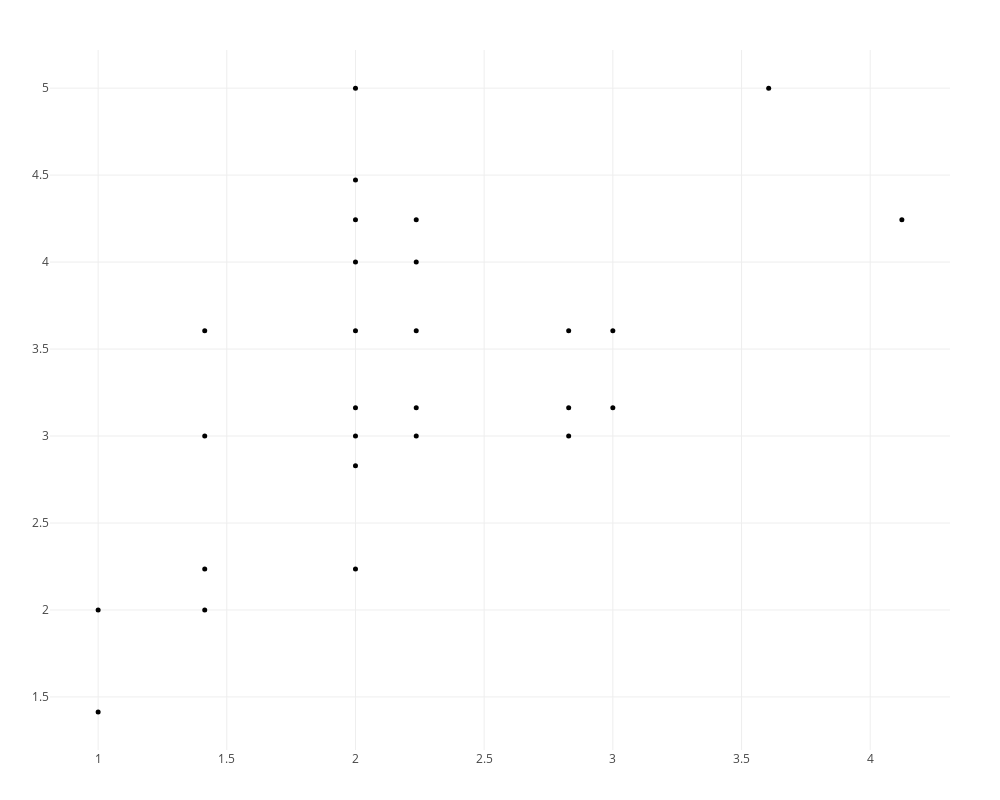

Source (notebook cell):
### Code cell
plotpersistencediagram_pjs(C,dim=1)

### Figure 1 — Plotly figure (JSON) as saved in the notebook; plotly's stock layout.template omitted (floating-point values rounded to 4 significant figures)
{"data": [{"hoverinfo": "x+y+text", "marker": {"color": "black", "size": 5}, "mode": "markers", "text": ["class/size  1/6, 2/12, 72/6, 73/6, 74/4, 75/6, 76/7, 77/5, 79/7, 80/4, 81/4, 82/9, 83/4, 84/5, 85/9, 86/12, 87/13, 88/5, 89/5, 90/6, 91/11, 92/10, 93/15, 94/6, 96/9, 97/4, 98/6, 99/6, 100/4, 101/6, 102/4, 103/8, 104/17, 105/9, 106/4, 135/8, 138/8", "class/size  3/6, 4/7, 5/5, 115/5, 117/6, 118/14, 120/13, 121/16", "class/size  6/4, 7/4, 8/4, 9/4, 10/4, 11/4, 12/4, 13/4, 14/4, 15/4, 16/4, 17/4, 18/4, 19/4, 20/6, 21/4, 23/4, 24/6, 25/4, 26/4, 27/4, 28/4, 29/4, 30/4, 31/4, 32/4, 33/4, 34/4, 35/4, 36/6, 37/6, 38/4, 39/4, 40/4, 41/4, 42/8, 43/4, 44/8, 45/4, 46/4, 47/4, 48/4, 129/6, 130/6", "class/size  22/8", "class/size  49/8, 63/9, 132/19, 133/21, 134/7", "class/size  50/6, 51/7, 52/6, 53/5, 54/4, 55/6, 56/4, 57/6, 58/6, 59/9, 60/6, 61/4, 62/7, 64/5, 65/5, 67/6, 68/5, 69/6, 70/6, 71/5", "class/size  66/19, 131/20", "class/size  78/20, 141/40, 151/23", "class/size  95/35", "class/size  107/9, 108/15, 109/18, 110/10, 112/13, 113/18, 114/6, 145/13", "class/size  111/21, 147/15", "class/size  116/8", "class/size  119/22", "class/size  122/10, 125/7, 126/12", "class/size  123/12, 124/24", "class/size  127/20", "class/size  128/19", "class/size  136/11", "class/size  137/23, 139/21, 140/34, 142/21, 144/14", "class/size  143/33", "class/size  146/40", "class/size  148/65", "class/size  149/31", "class/size  150/21", "class/size  152/54", "class/size  153/31", "class/size  154/50"], "textfont": {"family": "Raleway, sans-serif"}, "textposition": "top center", "type": "scatter", "x": [2, 2.828, 1, 1, 1.414, 1.414, 1.414, 2, 2, 2.236, 2.236, 2.828, 2.828, 3, 3, 3.606, 4.123, 2, 2, 2, 2.236, 2.236, 2.236, 1.414, 2, 2, 2], "y": [2.236, 3, 1.414, 2, 2.236, 2, 3, 3.606, 4, 3, 3.162, 3.162, 3.606, 3.162, 3.606, 5, 4.243, 2.828, 3, 3.162, 4.243, 4, 3.606, 3.606, 4.472, 5, 4.243]}, {"hoverinfo": "x+text", "marker": {"color": "red", "size": 6}, "mode": "markers", "text": [], "textfont": {"family": "Raleway, sans-serif"}, "textposition": "top center", "type": "scatter", "x": [], "y": []}], "layout": {"height": 800, "hovermode": "closest", "margin": {"b": 50, "l": 50, "r": 50, "t": 50}, "scene": {"aspectmode": "manual", "aspectratio": {"x": 1, "y": 1.148}}, "showlegend": false, "width": 1000}}
